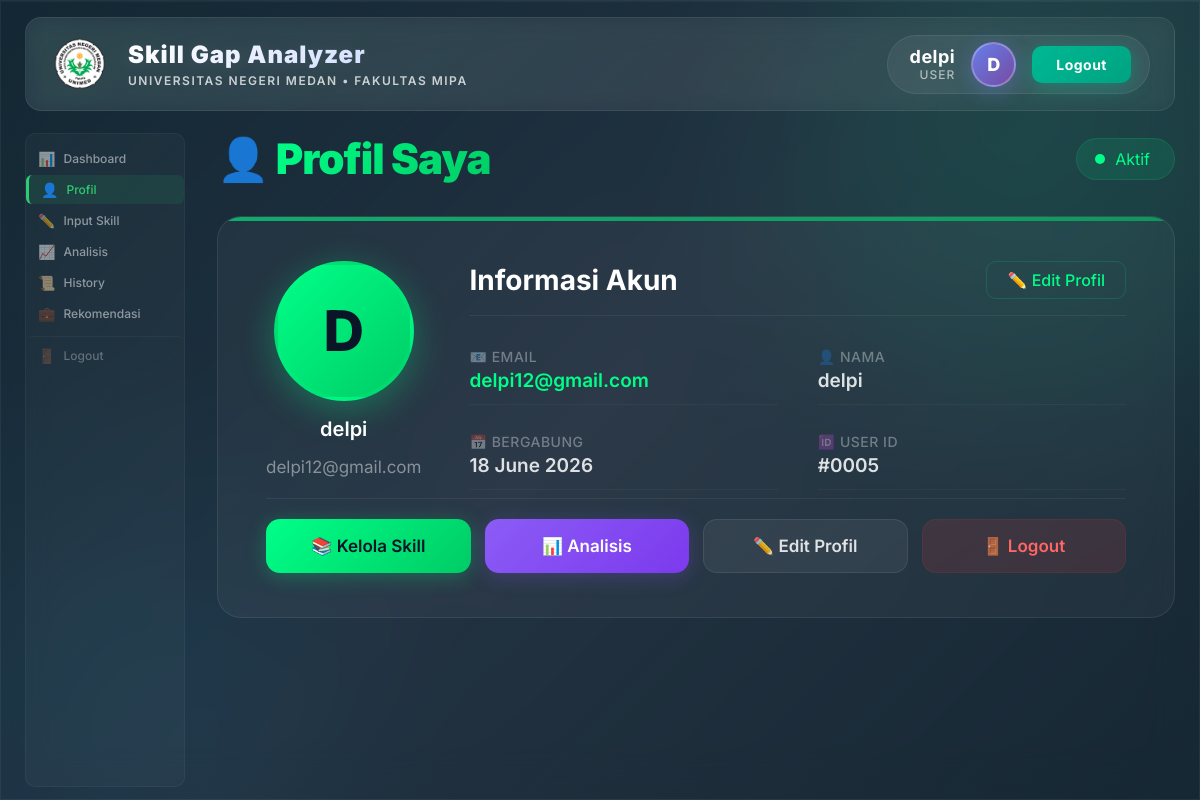
The page /dashboard/profile.php (signed in) on the database its author committed.
### tables this page shows
CREATE TABLE `users` (
  `id` int(11) NOT NULL,
  `name` varchar(100) NOT NULL,
  `email` varchar(100) NOT NULL,
  `password` varchar(255) NOT NULL,
  `created_at` timestamp NOT NULL DEFAULT current_timestamp()
);

### dashboard/profile.php (the view, shortened to what this page needs)
<?php
require_once '../config/database.php';
$stmt = $pdo->prepare("SELECT * FROM users WHERE id = ?");
$stmt->execute([$_SESSION['user_id']]);
$user = $stmt->fetch();
include '../includes/header.php';
?>
<div class="profile-wrapper">
    <?php include '../includes/sidebar.php'; ?>
    <div class="profile-main">
        <div class="profile-header">
            <h1>👤 <span>Profil Saya</span></h1>
            <div class="status-badge">
                <span class="dot"></span>
                Aktif
            </div>
        </div>
        <div class="profile-card">
            <div class="profile-content">
                <div class="profile-avatar">
                    <div class="avatar">
                        <?= strtoupper(substr($user['name'], 0, 1)) ?>
                    </div>
                    <div class="avatar-name"><?= htmlspecialchars($user['name']) ?></div>
                    <div class="avatar-email"><?= htmlspecialchars($user['email']) ?></div>
                </div>
                <div class="profile-info">
                    <div class="info-header">
                        <h2>Informasi Akun</h2>
                        <a href="edit-profile.php" class="edit-link">✏️ Edit Profil</a>
                    </div>
                    <div class="profile-details">
                        <div class="detail-item">
                            <span class="label">📧 Email</span>
                            <span class="value email"><?= htmlspecialchars($user['email']) ?></span>
                        </div>
                        <div class="detail-item">
                            <span class="label">👤 Nama</span>
                            <span class="value"><?= htmlspecialchars($user['name']) ?></span>
                        </div>
                        <div class="detail-item">
                            <span class="label">📅 Bergabung</span>
                            <span class="value"><?= date('d F Y', strtotime($user['created_at'])) ?></span>
                        </div>
                        <div class="detail-item">
                            <span class="label">🆔 User ID</span>
                            <span class="value">#<?= str_pad($user['id'], 4, '0', STR_PAD_LEFT) ?></span>
                        </div>
                    </div>
                </div>
            </div>
            <div class="profile-actions">
                <a href="skills.php" class="btn-action primary">📚 Kelola Skill</a>
                <a href="analysis.php" class="btn-action purple">📊 Analisis</a>
                <a href="edit-profile.php" class="btn-action secondary">✏️ Edit Profil</a>
                <a href="../auth/logout.php" class="btn-action danger">🚪 Logout</a>
            </div>
        </div>
    </div>
</div>

### assets/css/style.css (style rules this page uses)
* { margin: 0; padding: 0; box-sizing: border-box; }
html { scroll-behavior: smooth; }
body { font-family: 'Inter', 'Segoe UI', Tahoma, Geneva, Verdana, sans-serif; min-height: 100vh; background: linear-gradient(135deg, #0a1628 0%, #1a2a3a 50%, #0d1b2a 100%); padding: 0; position: relative; overflow-x: hidden; color: #ffffff; font-size: 18px; }

### rows shown on the page
users: name "D", name "delpi", email "delpi12@gmail.com", created_at "18 June 2026", id "0005"

### other values the page prints
$_SESSION['user_name'] "delpi"
$_SESSION['user_role'] "USER"
substr($_SESSION['user_name'] ?? 'U', 0, 1) "D"
